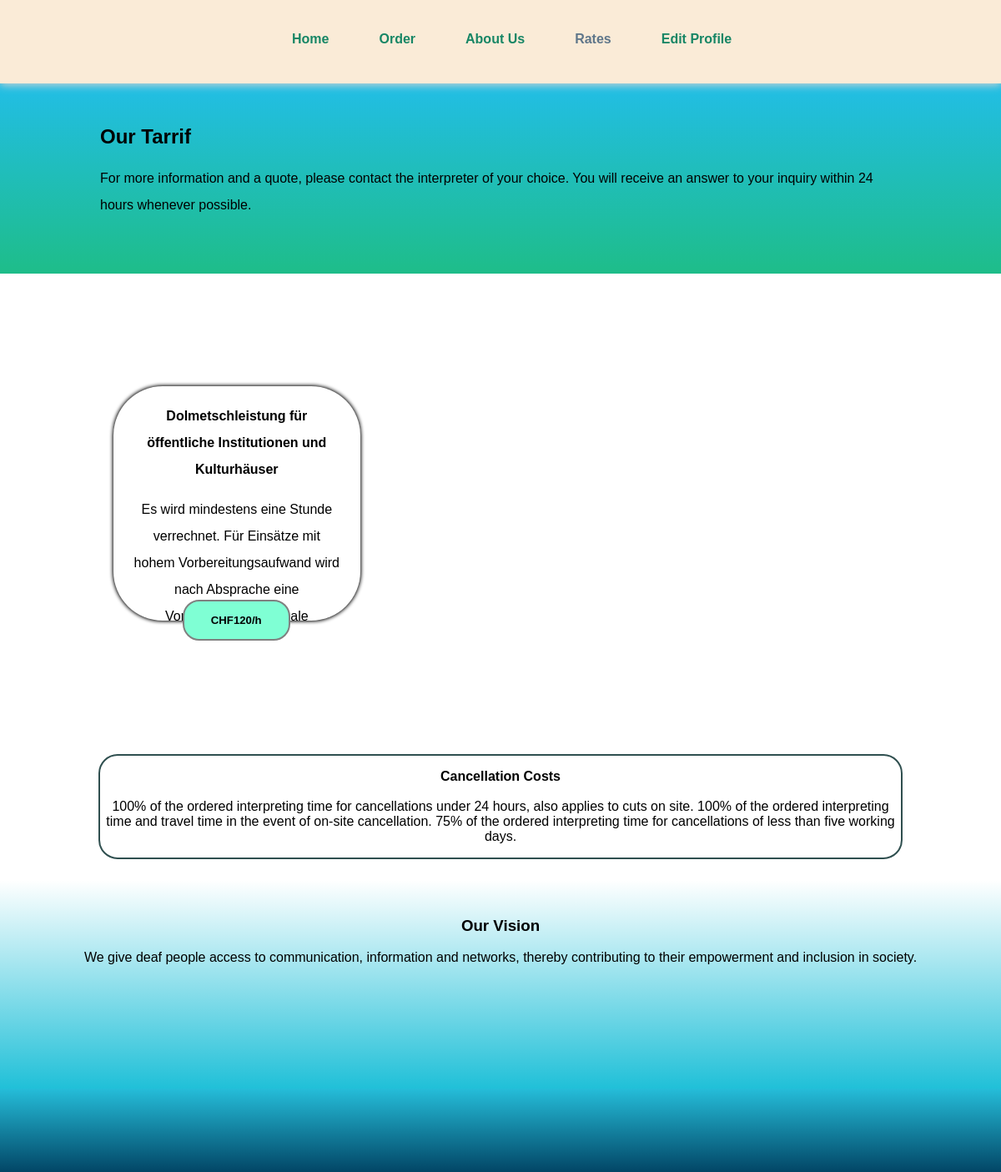
The app's page /rates.php with its own data.
### tables this page shows
CREATE TABLE `contents` (
  `heading1` varchar(250) NOT NULL,
  `description1` longtext NOT NULL,
  `vision_description` longtext NOT NULL,
  `order_heading` varchar(250) NOT NULL,
  `order_description` longtext NOT NULL,
  `rates_heading` varchar(255) NOT NULL,
  `rates_description` longtext NOT NULL,
  `cancelation_cost_text` longtext NOT NULL
);

CREATE TABLE `rates` (
  `id` int(11) NOT NULL,
  `heading` varchar(255) NOT NULL,
  `description` longtext NOT NULL,
  `price` varchar(100) NOT NULL
);

### rates.php (the view, shortened to what this page needs)
<?php
include "includes/db/config.php";
$sql2="SELECT * FROM contents";
$result2=mysqli_query($conn,$sql2);
$row2=mysqli_fetch_assoc($result2);
$sql3="SELECT * FROM rates";
$result3=mysqli_query($conn,$sql3);
?>
<html>
  <head>
    <link href="includes/css/style.css" rel="stylesheet" />
  </head>
  <body>
    <div id="nav">
      <ul>
        <a href="index.php"><li>Home</li></a>
        <a href="Order.php"><li>Order</li></a>
        <a href="about_us.php"><li>About Us</li></a>
        <a href="rates.php"><li class="active">Rates</li></a>
        <a href="editprofile.php"><li>Edit Profile</li></a>
      </ul>
    </div>
    <div id="desc">
      <div id="inner">
        <h2><?php echo $row2['rates_heading'];  ?></h2>
        <p>
        <?php echo $row2['rates_description'];  ?>
        </p>
      </div>
    </div>
    <div id="services">
      <div id="inner">
      <?php if($result3->num_rows>0){
  while($row3 = mysqli_fetch_array($result3)){
?>
        <div id="cont4">
          <div id="cont4_inner">
            <b><?php echo $row3['heading'];  ?></b>
            <p>
            <?php echo $row3['description'];  ?>
            </p>
          </div>
          <button>CHF<?php echo $row3['price'];  ?>/h</button>
        </div>
      <?php  }} ?>
      </div>
    </div>
    <div id="cancel_cost">
      <div
        id="inner"
        style="border: 2px solid darkslategrey; border-radius: 23px"
      >
        <p>
          <b>Cancellation Costs</b><br /><br />
          <?php echo $row2['cancelation_cost_text'];  ?>
        </p>
      </div>
    </div>
    <div id="vision">
      <h3>Our Vision</h3>
      <?php echo $row2['vision_description'];  ?>
    </div>
    <div id="footer"></div>
  </body>
</html>

### includes/css/style.css (style rules this page uses)
body { margin: 0; padding: 0; font-family: sans-serif; }
#nav { width: 100%; height: 100px; background-color: antiquewhite; position: fixed; text-align: center; box-shadow: 0px 2px 10px lightgrey; z-index: 100; }
#desc { width: 100%; overflow: hidden; background-image: linear-gradient(rgb(34, 190, 238), rgb(30 189 137)); padding: 50px 0px; }
#services { width: 100%; background-color: WHITE; padding: 110px 0px 25px 0px; overflow: hidden; }
#vision { width: 100%; padding: 25px 0px; height: 200px; text-align: center; background-image: linear-gradient(rgb(255, 255, 255), rgb(32 192 216)); }
#footer { width: 100%; height: 100px; background-image: linear-gradient(rgb(37 189 217), rgb(2, 70, 102)); }
#nav ul { list-style: none; width: 50%; height: 100%; margin: auto; }
#nav ul li { float: left; padding: 15px 30px; margin-top: 23px; cursor: pointer; font-weight: bold; color: rgb(23, 134, 101); }
#inner { width: 80%; margin: auto; }
#desc p { line-height: 32px; }
.active { color: rgb(95, 118, 138) !important; }
#cont4 { width: 26%; background: white; border-radius: 59px; height: 241px; overflow: hidden; padding: 20px 23px; line-height: 32px; text-align: center; float: left; margin: 25px 16px; box-shadow: 0px 0px 4px 1px; }
#cont4 button { padding: 15px 32px; border: 2px solid grey; border-radius: 20px; margin-top: 10px; position: absolute; margin-left: -65px; background: aquamarine; font-weight: bold; font-size: 1.1vw; cursor: pointer; }
#cont4 p { width: 100%; height: 145px; }
#cont4_inner { width: 100%; height: 226px; }
#cancel_cost { width: 100%; background-color: WHITE; padding: 110px 0px 25px 0px; overflow: hidden; }
#cancel_cost p { text-align: center; }

### records on screen
contents: rates_heading "Our Tarrif", rates_description "For more information and a quote, please contact the interpreter of your choice. You will receive an answer to your inquiry within 24 hours whenever possible.", cancelation_cost_text "100% of the ordered interpreting time for cancellations under 24 hours, also applies to cuts on site. 100% of the ordered interpreting time and travel time in the event of on-site cancellation. 75% of the ordered interpreting time for cancellations of less than five working days.", vision_description "We give deaf people access to communication, information and networks, thereby contributing to their empowerment and inclusion in society."
rates: heading "Dolmetschleistung für öffentliche Institutionen und Kulturhäuser", description "Es wird mindestens eine Stunde verrechnet. Für Einsätze mit hohem Vorbereitungsaufwand wird nach Absprache eine…", price "120"
